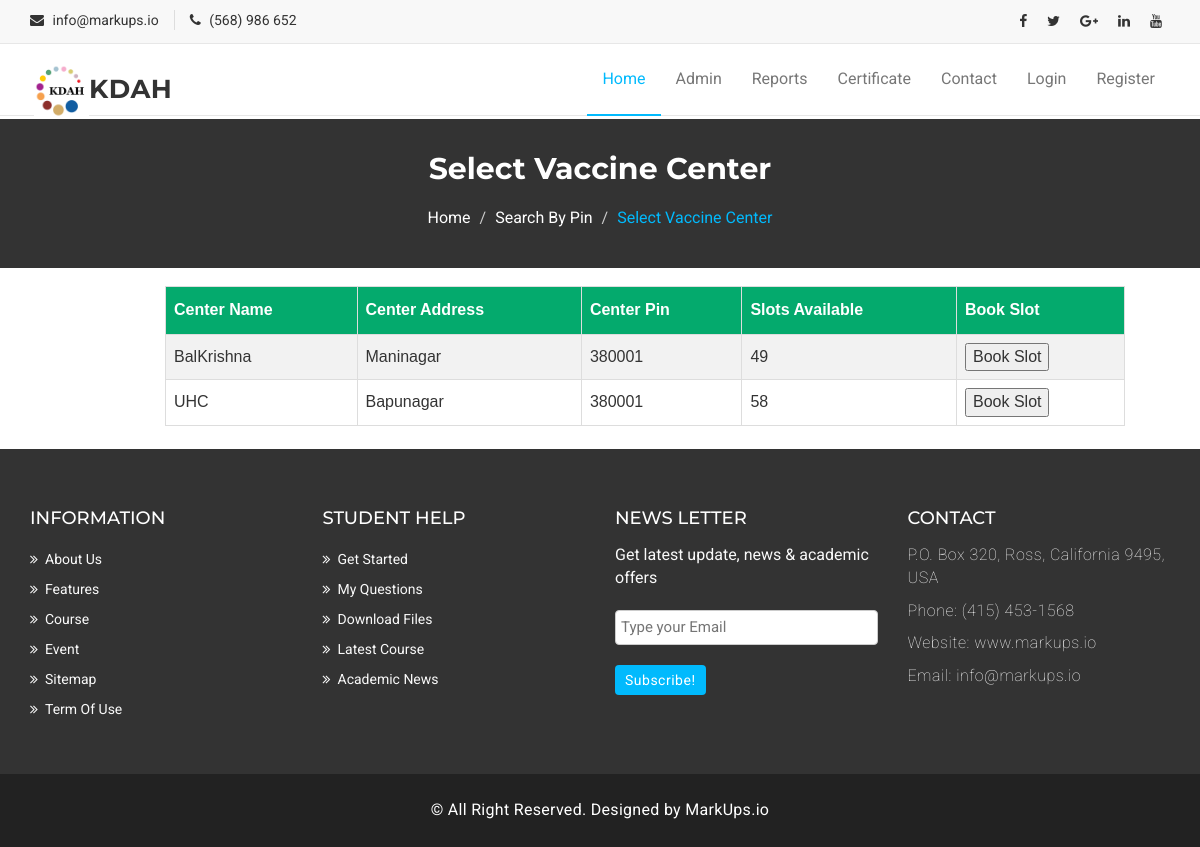
Page /searchpincontroller.php?pin=380001 on the committed database.
### tables this page shows
CREATE TABLE `vaccinecenters` (
  `ID` int(11) NOT NULL,
  `center_name` varchar(500) NOT NULL,
  `center_address` varchar(500) NOT NULL,
  `center_pin` int(11) NOT NULL,
  `center_district_name` varchar(500) NOT NULL,
  `slots_available` int(11) NOT NULL
);

### searchpincontroller.php (the view, shortened to what this page needs)
<!DOCTYPE html>
<html lang="en">
  <head>
    <link href="assets/css/font-awesome.css" rel="stylesheet">
    <link href="assets/css/bootstrap.css" rel="stylesheet">
    <link rel="stylesheet" type="text/css" href="assets/css/slick.css">
    <link rel="stylesheet" href="assets/css/jquery.fancybox.css" type="text/css" media="screen" />
    <link id="switcher" href="assets/css/theme-color/default-theme.css" rel="stylesheet">
    <link href="assets/css/style.css" rel="stylesheet">
  </head>
  <body>
  <header id="mu-header">
    <div class="container">
      <div class="row">
        <div class="col-lg-12 col-md-12">
          <div class="mu-header-area">
            <div class="row">
              <div class="col-lg-6 col-md-6 col-sm-6 col-xs-6">
                <div class="mu-header-top-left">
                  <div class="mu-top-email">
                    <i class="fa fa-envelope"></i>
                    <span>info@markups.io</span>
                  </div>
                  <div class="mu-top-phone">
                    <i class="fa fa-phone"></i>
                    <span>(568) 986 652</span>
                  </div>
                </div>
              </div>
              <div class="col-lg-6 col-md-6 col-sm-6 col-xs-6">
                <div class="mu-header-top-right">
                  <nav>
                    <ul class="mu-top-social-nav">
                      <li><a href="#"><span class="fa fa-facebook"></span></a></li>
                      <li><a href="#"><span class="fa fa-twitter"></span></a></li>
                      <li><a href="#"><span class="fa fa-google-plus"></span></a></li>
                      <li><a href="#"><span class="fa fa-linkedin"></span></a></li>
                      <li><a href="#"><span class="fa fa-youtube"></span></a></li>
                    </ul>
                  </nav>
                </div>
              </div>
            </div>
          </div>
        </div>
      </div>
    </div>
  </header>
  <section id="mu-menu">
    <nav class="navbar navbar-default" role="navigation">
      <div class="container">
        <div class="navbar-header">
          <a class="navbar-brand" href="index.php"><span><img src="kdah.png" width="55px">KDAH</span></a>
        </div>
        <div id="navbar" class="navbar-collapse collapse">
          <ul id="top-menu" class="nav navbar-nav navbar-right main-nav">
            <li class="active"><a href="index.php">Home</a></li>
              <li><a href="adminlogin.php">Admin</a></li>
            <li><a href="report.php">Reports</a></li>
              <li><a href="certificate.php">Certificate</a></li>
            <li><a href="contact.php">Contact</a></li>
            <?php
              if(!(isset($_SESSION['username']))) {
                echo "<li><a href='login.php'>Login</a></li>";
                echo "<li><a href='register.php'>Register</a></li>";
              }
              else {
                echo "<li><a href='index.php'>Hi!, ".$_SESSION['username']."</a></li>";
                echo "<li><a href='logout.php'>Logout</a></li>";
              }
            ?>
          </ul>
        </div>
      </div>
    </nav>
  </section>
  <br>
  <section id="mu-page-breadcrumb" style="margin-top: 3px;">
   <div class="container">
     <div class="row">
       <div class="col-md-12">
         <div class="mu-page-breadcrumb-area">
           <h2>Select Vaccine Center</h2>
           <ol class="breadcrumb">
            <li><a href="index.php">Home</a></li>
            <li><a href="searchpin.php">Search By Pin</a></li>
            <li class="active">Select Vaccine Center</li>
          </ol>
         </div>
       </div>
     </div>
   </div>
 </section>
 <br>
<div>
<?php
$servername = "localhost";
$username = "root";
$password = "";
$conn = mysqli_connect($servername, $username, $password,"vaccineregistration");
$pin=$_GET['pin'];
$query = " SELECT * FROM `vaccinecenters` WHERE center_pin='$pin' ";
$result=$conn->query($query);
if(mysqli_num_rows($result)>0)
{
     echo "<table id='customers'>";
     echo "<tr>";
     echo "<th>Center Name</th>";
     echo "<th>Center Address</th>";
     echo "<th>Center Pin</th>";
     echo "<th>Slots Available</th>";
     echo "<th>Book Slot</th>";
     echo "</tr>";
     while($row = $result->fetch_assoc()) {
        echo "<tr>";
        echo "<td>";
        echo $row["center_name"];
        echo "</td>";
         echo "<td>";
        echo $row["center_address"];
        echo "</td>";
         echo "<td>";
        echo $row["center_pin"];
        echo "</td>";
         echo "<td>";
        echo $row["slots_available"];
        echo "</td>";
        echo "<td>";
        echo "<form action='bookslotpin.php'>";
            echo "<button>Book Slot</button>";
        echo "</form>";
        echo "</td>";
         echo  "</tr>";
    }
     echo "</table>";
}
?>
</div>
<br>
  <footer id="mu-footer">
    <div class="mu-footer-top">
      <div class="container">
        <div class="mu-footer-top-area">
          <div class="row">
            <div class="col-lg-3 col-md-3 col-sm-3">
              <div class="mu-footer-widget">
                <h4>Information</h4>
                <ul>
                  <li><a href="#">About Us</a></li>
                  <li><a href="">Features</a></li>
                  <li><a href="">Course</a></li>
                  <li><a href="">Event</a></li>
                  <li><a href="">Sitemap</a></li>
                  <li><a href="">Term Of Use</a></li>
                </ul>
              </div>
            </div>
            <div class="col-lg-3 col-md-3 col-sm-3">
              <div class="mu-footer-widget">
                <h4>Student Help</h4>
                <ul>
                  <li><a href="">Get Started</a></li>
                  <li><a href="#">My Questions</a></li>
                  <li><a href="">Download Files</a></li>
                  <li><a href="">Latest Course</a></li>
                  <li><a href="">Academic News</a></li>
                </ul>
              </div>
            </div>
            <div class="col-lg-3 col-md-3 col-sm-3">
              <div class="mu-footer-widget">
                <h4>News letter</h4>
                <p>Get latest update, news & academic offers</p>
                <form class="mu-subscribe-form">
                  <input type="email" placeholder="Type your Email">
                  <button class="mu-subscribe-btn" type="submit">Subscribe!</button>
                </form>
              </div>
            </div>
            <div class="col-lg-3 col-md-3 col-sm-3">
              <div class="mu-footer-widget">
                <h4>Contact</h4>
                <address>
                  <p>P.O. Box 320, Ross, California 9495, USA</p>
                  <p>Phone: (415) 453-1568 </p>
                  <p>Website: www.markups.io</p>
                  <p>Email: info@markups.io</p>
                </address>
              </div>
            </div>
          </div>
        </div>
      </div>
    </div>
    <div class="mu-footer-bottom">
      <div class="container">
        <div class="mu-footer-bottom-area">
          <p>&copy; All Right Reserved. Designed by <a href="http://www.markups.io/" rel="nofollow">MarkUps.io</a></p>
        </div>
      </div>
    </div>
  </footer>
  </body>
</html>

### assets/css/theme-color/default-theme.css (style rules this page uses)
#mu-menu .navbar-default .navbar-nav > .active > a, #mu-menu .navbar-default .navbar-nav > .active > a:hover, #mu-menu .navbar-default .navbar-nav > .active > a:focus { color: #01bafd; border-bottom: 2px solid #01bafd; background-color: transparent; }
#mu-page-breadcrumb .mu-page-breadcrumb-area .breadcrumb .active { color: #01bafd; }
#mu-footer .mu-footer-top .mu-footer-top-area .mu-footer-widget .mu-subscribe-form .mu-subscribe-btn { background-color: #01bafd; }

### searchpincontroller.php (style rules this page uses)
#customers { font-family: Arial, Helvetica, sans-serif; border-collapse: collapse; width: 80%; margin-left: 165px; margin-top: 240px; }
#customers td, #customers th { border: 1px solid #ddd; padding: 8px; }
#customers tr:nth-child(even) { background-color: #f2f2f2; }
#customers th { padding-top: 12px; padding-bottom: 12px; text-align: left; background-color: #04AA6D; color: white; }

### rows in the picture
vaccinecenters: center_name "BalKrishna", center_address "Maninagar", center_pin "380001", slots_available "49"
vaccinecenters: center_name "UHC", center_address "Bapunagar", center_pin "380001", slots_available "58"
